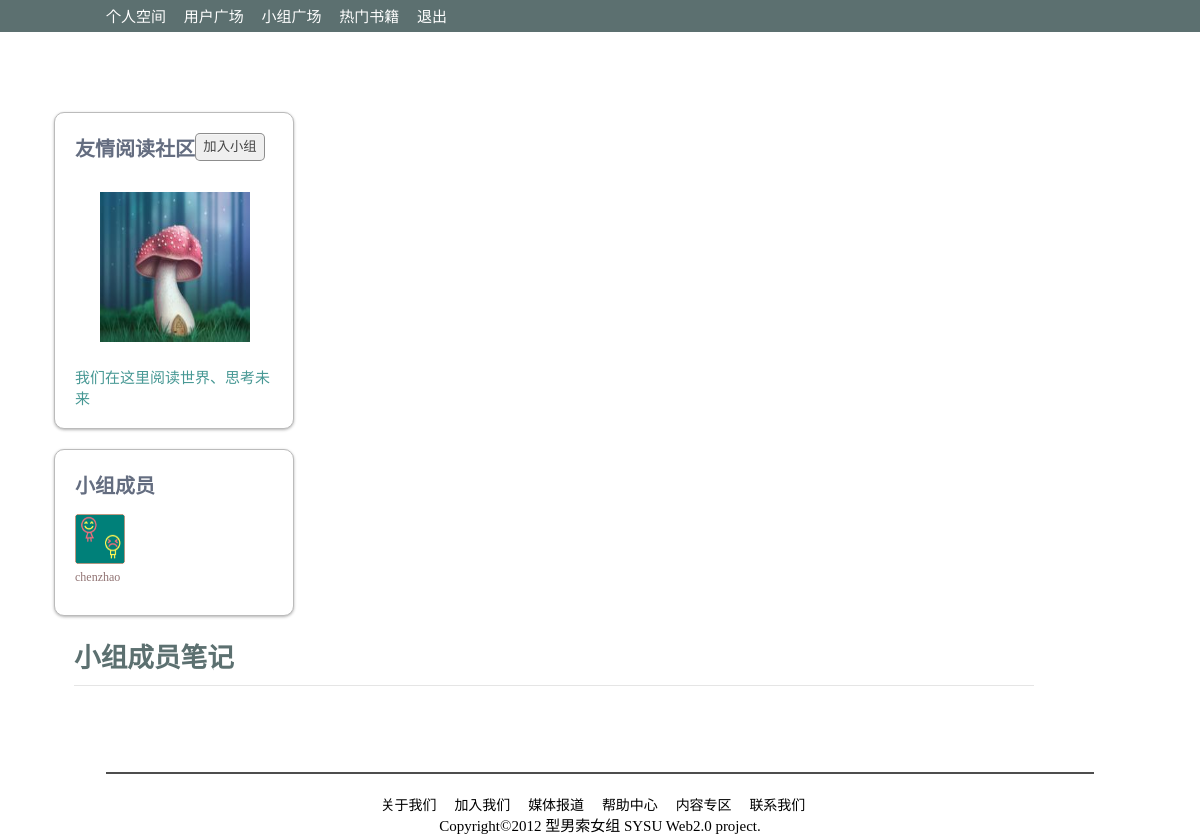
Page /group.php?gid=34 on the committed database.
### tables this page shows
CREATE TABLE IF NOT EXISTS `group` (
  `gid` int(10) unsigned NOT NULL AUTO_INCREMENT,
  `uid` int(10) unsigned NOT NULL COMMENT '创建者ID',
  `name` varchar(20) NOT NULL COMMENT '组名',
  `setime` date NOT NULL COMMENT '建立时间',
  `description` varchar(50) NOT NULL COMMENT '简介',
  `personNum` int(10) unsigned NOT NULL COMMENT '组员个数',
  `pic` varchar(50) NOT NULL COMMENT '小组图片',
  PRIMARY KEY (`gid`),
  UNIQUE KEY `gid` (`gid`),
  UNIQUE KEY `name` (`name`),
  KEY `uid` (`uid`)
);

CREATE TABLE IF NOT EXISTS `user` (
  `uid` int(10) unsigned NOT NULL AUTO_INCREMENT,
  `name` varchar(20) NOT NULL COMMENT '用户名',
  `password` varchar(40) NOT NULL COMMENT '用户密码',
  `nick` varchar(20) NOT NULL COMMENT '用户昵称',
  `email` varchar(25) NOT NULL COMMENT '用户邮箱',
  `gender` tinyint(1) NOT NULL COMMENT '用户性别',
  `signature` varchar(150) NOT NULL COMMENT '用户签名',
  `picture` varchar(50) NOT NULL COMMENT '用户头像',
  PRIMARY KEY (`uid`),
  UNIQUE KEY `uid` (`uid`),
  UNIQUE KEY `name` (`name`)
);

### database/GroControl.php (called while the page is built, shortened)
<?php
	require_once( ROOT."database/Group.php" );
	function FindGroup($gid){
		$sql = "select * from `group` where gid = " . $gid;
		$result = mysql_query($sql) or die("No group table!");
		$gro = new Group();
		$gro->gid = mysql_result( $result, 0, "gid");
		$gro->uid = mysql_result( $result, 0, "uid");
		$gro->name = mysql_result( $result, 0, "name");
		$gro->setime = mysql_result( $result, 0, "setime");
		$gro->des = mysql_result( $result, 0, "description");
		$gro->personNum = mysql_result( $result, 0, "personNum");
		$gro->pic = mysql_result( $result, 0, "pic");
		$sql = "select * from `crew` where gid = " . $gro->gid;
		$result = mysql_query($sql) or die("No crew table!");
		$i = 0;
		while($row = mysql_fetch_array($result)){
			$gro->member[$i] = $row['uid'];
			$i++;
		}
		return $gro;
	}
?>

### database/UsrControl.php (called while the page is built, shortened)
<?php
	function FindUser($uid){
		$sql = "select * from user where uid = " . $uid;
		$result = mysql_query($sql) or die("No user table!");
		$user = new User();
		$user->uid = mysql_result( $result, 0, "uid");
		$user->name = mysql_result( $result, 0, "name");
		$user->nick = mysql_result( $result, 0, "nick");
		$user->email = mysql_result( $result, 0, "email");
		$user->gender = mysql_result( $result, 0, "gender");
		$user->signature = mysql_result( $result, 0, "signature");
		$user->picture = mysql_result( $result, 0, "picture");
		return $user;
	}
?>

### group.php (the view, shortened to what this page needs)
<?php
	require_once( ROOT."database/GroControl.php" );
	require_once( ROOT."database/UsrControl.php" );
	if(isset($_GET['gid']))
		$gid = $_GET['gid'];
	$group = FindGroup($gid);
	$member = $group->member;
	$personNum = $group->personNum;
	$num = 0;
	$uid = $_SESSION['userid'];
?>
<!DOCTYPE HTML>
<html lang="en-US">
<head>
	<link rel="stylesheet" type="text/css" href="css/common.css" media="all" />
	<link rel="stylesheet" type="text/css" href="css/group-style.css" media="all" />
</head>
<body>
	<?php
		require_once( ROOT."common/header.php" );
	?>
	<div id="main">
		<div id="left_content">
			<div class="info">
				<h1><?= $group->name ?></h1>
				<?php
					$flag = 0;
					if(!$flag){
				?>
					<button id="join_group">加入小组</button>
				<?php
					}
					elseif($flag && $uid != $member[0]){
				?>
					<button id="out_group">退出小组</button>
				<?php
					}
					else{
				?>
					<h5>管理员身份</h5>
				<?php
					}
				?>
				<img src="images/group/<?= $group->pic ?>" alt="MyPic"/>
				<p><?= $group->des ?></p>
			</div>
			<div class="Friend_Group">
				<h1>小组成员</h1>
				<?php
					if($personNum <= 15){
						while($num < $personNum){
							$user = FindUser($member[$num]);
				?>
				<div class="each">
					<img src="<?= $user->picture ?>" />
					<p><?= $user->name ?></p>
				</div>
				<?php
						$num++;
						}
					}
				?>
			</div>
		</div>
		<div id="right_content">
			<h1>小组成员笔记</h1>
			<div class="us_bar"></div>
		</div>
	</div>
	<?php
		require_once( ROOT."common/footer.php" );
	?>
</body>
</html>

### css/common.css (style rules this page uses)
* { padding: 0 0; margin: 0 0; }
body { width: 100%; font-size: 15px; font-family: '微软雅黑' sans-serif; }

### css/group-style.css (style rules this page uses)
#main { width: 91%; margin: 0 auto; margin-top: 80px; }
#left_content { float: left; width: 240px; clear: right; }
#left_content .info { padding: 20px; background-color:#fff; margin-bottom: 20px; border:1px solid #bbb; border-radius:10px 10px 10px 10px; box-shadow: 0 1px 3px rgba(0, 0, 0, 0.3); }
div#left_content button { width: 70px; height: 28px; border: 1px solid rgba(45, 45, 45, 0.5); border-radius: 5px 5px 5px 5px; box-shadow: 0 1px 0 rgba(255, 255, 255, 0.4), 0 1px 0 rgba(255, 255, 255, 0.4) inset; color: #444444; display: inline-block; float: left; font-weight: 300; line-height: 20px; text-shadow: 0 1px 0 rgba(255, 255, 255, 0.4); }
#left_content .info img { height: 150px; width: 150px; margin-left: 25px; margin-top: 30px; margin-bottom: 20px; }
#left_content h1 { color: #646d80; font-size: 15pt; width: 120px; float: left; }
.info p { color: #479894; }
.Friend_Group { padding: 20px; padding-right: 0px; background-color:#fff; margin-bottom: 20px; border:1px solid #bbb; border-radius:10px 10px 10px 10px; box-shadow: 0 1px 3px rgba(0, 0, 0, 0.3); overflow: hidden; }
.Friend_Group .each { float: left; margin-top: 15px; margin-bottom: 10px; margin-right: 22px; }
.Friend_Group .each img { width: 50px; height: 50px; margin-bottom: 2px; }
.Friend_Group .each p { font-size: 9pt; color: #917373; width: 50px; overflow: hidden; text-overflow: ellipsis; white-space: nowrap; }
#main #right_content { float: left; margin-left: 20px; width: 960px; }
#right_content h1 { float: left; color: #5c7070; margin-bottom: 10px; font-size: 20pt; }
#right_content .us_bar { border-bottom: 1px solid #E5E5E5; position: relative; text-shadow: 0 1px rgba(255,255,255,0.9); }

### rows in the picture
group: name "友情阅读社区", pic (picture), description "我们在这里阅读世界、思考未来"
user: picture (picture), name "chenzhao"
